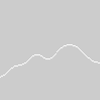
Frame 1 (no input)
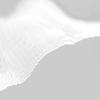
Frame 60 (the mouse pressed at the canvas centre just before this capture)
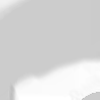
Frame 120 (the mouse held since frame 60 and released just before this capture)

The Processing sketch that drew these frames (run headless with seeded random() and noise(); from frame 60 on, the mouse is pressed at the canvas centre):

// Processing sketch: processing_3803
// ── processing_3803.pde

float s=0,t=0;int w=255,i=0;void setup(){smooth();}void draw(){s=0;i=-1;while(++i<w){set(i,int(noise(s,t)*w/2+min(mouseY,w)),-1);s+=.01;}t+=.007;copy(0,0,w,w,-1,-1,w+2,w+2);}
